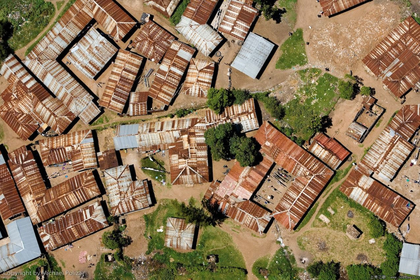
%> input picture 湍流/湍流谱下的图像增强/1.bmp, 420 x 280 px, shrunk from 1275 x 850 before the run
$ octave blur_deblur.m   (GNU Octave 9; MATLAB toolbox functions it lacks are replaced by stand-ins)
%> lines starting %> are read from the running program, lines starting %| are printed output that depends on the picture
clear all;close all;
Image_Input=imread('1.bmp');
%> Image_Input is the input picture: size 280x420x3 uint8; mean R, G, B 141.9, 118.8, 89.1
dims=ndims(Image_Input);                     %获取矩阵的维数
%> dims = 3
if dims==3
   Image_Gray=rgb2gray(Image_Input);
elseif dims~=2
    return;
end
[h,w]=size(Image_Gray);
%> h = 280; w = 420
xr=8;
xl=8;
yt=8;
yb=8;
width=w-xr-xl;
%> width = 404
height=h-yt-yb;
%> height = 264
Image_Cut=imcrop(Image_Gray,[xr,yt,width-1,height-1]);   %  切除黑边
figure(1);
imshow(Image_Cut,[]);
[Row,Column]=size(Image_Cut);
%> Row = 264; Column = 404
Image_FFT=fftshift(fft2(Image_Cut));
if rem(Row,2)==0
    for u=-Row/2:Row/2-1
        if rem(Column,2)==0
            for v=-Column/2:Column/2-1
                H(u+Row/2+1,v+Column/2+1)=exp(-0.001*(u^2+v^2)^(5/6));
            end
        else
            for v=-(Column-1)/2:(Column-1)/2
                H(u+Row/2+1,v+(Column-1)/2+1)=exp(-0.001*(u^2+v^2)^(5/6));
            end
        end
    end
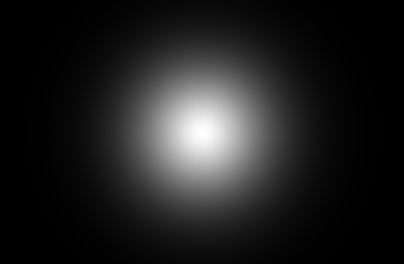
%> H: size 264x404 double; min 8.67e-05, max 1, mean 0.127
else
    for u=-(Row-1)/2:(Row-1)/2
        if rem(Column,2)==0
            for v=-Column/2:Column/2-1
                H(u+(Row-1)/2+1,v+Column/2+1)=exp(-0.001*(u^2+v^2)^(5/6));
            end
        else
            for v=-(Column-1)/2:(Column-1)/2
                H(u+(Row-1)/2+1,v+(Column-1)/2+1)=exp(-0.001*(u^2+v^2)^(5/6));
            end
        end
    end
end
Degeneration=Image_FFT.*H;
I=ifft2(ifftshift(Degeneration));
Image_Deg=0.5*(abs(real(I))+real(I));
Image_Deg=uint8(Image_Deg);
figure(2);
imshow(Image_Deg,[]);
Image_fft=fftshift(fft2(Image_Deg));    %傅里叶变换,平移
Image_abs=abs(Image_fft);    %求频谱
Image_norm=Image_abs/max(max(Image_abs));     %频谱归一化
Image_ln=log10(Image_norm);     %对数缩放处理
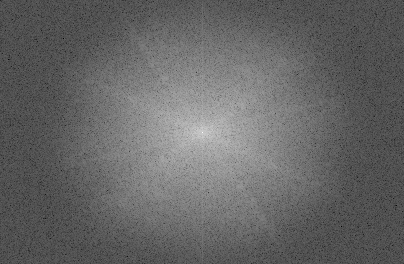
%> Image_ln: size 264x404 double; min -7.65, max 0, mean -4.58; drawn with min black and max white
%%%%%%%%%%%%%%%%%%%%%%%%%%%%%%%%%%%%%%%%%%%%%%%%%%%%%%%%%%%%%%%%%%%%%%%%%%
% [23 lines of commented-out code are left out]
if rem(Row,2)~=0         %获取水平中心处平频谱
    Image_array=Image_ln((Row+1)/2,1:end);
else
    Image_array=(Image_ln(Row/2,1:end)+Image_ln(Row/2+1,1:end))/2;
%> Image_array = 404 values, max -0.813 at index 203, min -5.71 at index 1, mean -4.01
end
if rem(Column,2)==0                            %使用中心零点对称坐标显示
    Data_X=-Column/2:Column/2-1;
%> Data_X = 404 values from -202 to 201
else
    Data_X=-(Column-1)/2:(Column-1)/2;
end
figure(3);
plot(Data_X,Image_array);
xlabel('离散频率')
ylabel('傅里叶频率归一化后取自然对数');
%> figure, not shown here; curve peaks at x = 0, y = -0.813
if rem(Column,2)==0
    Data_Y=Image_array(Column/2+1:end);
%> Data_Y = 202 values, max -0.813 at index 1, min -5.69 at index 179, mean -4
else
    Data_Y=Image_array((Column+1)/2:end);
end
figure(4);
semilogx(Data_Y,'b:*');
xlabel('离散频率的自然对数');
ylabel('傅里叶频率归一化后取自然对数');
hold on;
if rem(Column,2)==0
    k=1:Column/2;
%> k = 202 values from 1 to 202
else
    k=1:(Column+1)/2;
end
p=polyfit(log10(k),Data_Y,1);
%> p = [-2.52 0.733]
line=polyval(p,log10(k));
%> line = 202 values, max 0.733 at index 1, min -5.07 at index 202, mean -4
semilogx(line,'r:*');
%> figure, not shown here; curve peaks at x = 1, y = -0.813; curve peaks at x = 1, y = 0.733
hold off;
%%%%%%%%%%%%%%%%%%%%%%%%%%%%%%%%%%%%%%%%%%%%%%%%%%%%%%%%%%%%%%%%%%%%%
% 直接将双对数坐标下的拟合直线斜率设为1  重建清晰图像的频谱  并计算参数
slope=-1;      % 给定双对数最佳拟合曲线的斜率，为大量统计得到的经验值
focal_point=7;  % 表示清晰图像频谱与退化图像频谱在双对数坐标系的下焦点力原点的距离
% 假设清晰图像频谱在双对数坐标系下的直线方程为 Y=aX+b,a是斜率，b是截距（待求解）
% Y=ln(G(0,focal_point)),X=ln(foacl_point),b=Y-aX
a=slope;
if rem(Column,2)==0
    x_length=Column/2;
%> x_length = 202
    Y=Image_array(Column/2+focal_point);
%> Y = -1.92
    NewSpectrumHalf=zeros(1,Column/2);
else x_length=(Column-1)/2;
     Y=Image_array((Column+1)/2+focal_point);
     NewSpectrumHalf=zeros(1,(Column-1)/2);
end
X=log10(focal_point);
b=Y-slope*X;
%> b = -1.07
for i=1:x_length
    x_temp=log10(i);
    if i<focal_point
        if rem(Column,2)==0
            NewSpectrumHalf(i)=Image_array(Column/2+i);
        else NewSpectrumHalf(i)=Image_array((Column+1)/2+i);
        end
    else
        NewSpectrumHalf(i)=a*x_temp+b;
    end
end
%> after the loop, NewSpectrumHalf = 202 values, max -0.813 at index 1, min -3.38 at index 202, mean -2.95
New_spectrum_1=zeros(1,Column);
for i=1:Column
    if rem(Column,2)==0
        if i<=Column/2
            New_spectrum_1(i)=NewSpectrumHalf(1+Column/2-i);
        else
            New_spectrum_1(i)=NewSpectrumHalf(i-Column/2);
        end
    else
        if i<(Column+1)/2
            New_spectrum_1(i)=NewSpectrumHalf((1+Column)/2-i);
        elseif i==(Column+1)/2
            New_spectrum_1(i)=Image_array(i);
        else
            New_spectrum_1(i)=NewSpectrumHalf(i-(Column+1)/2);
        end
    end
end
%> after the loop, New_spectrum_1 = 404 values, max -0.813 at index 202, min -3.38 at index 1, mean -2.95
figure(5);
plot(Data_X,Image_array);
hold on;
plot(Data_X,New_spectrum_1,'r:*');
%> figure, not shown here; curve peaks at x = 0, y = -0.813; curve peaks at x = -1, y = -0.813
hold off;
Dvalue_1=Image_array-New_spectrum_1;
%> Dvalue_1 = 404 values, max 0.323 at index 221, min -2.36 at index 381, mean -1.05
figure(6);
plot(Data_X,Dvalue_1);
xlabel('离散频率');
ylabel('含参数的代数式');
%> figure, not shown here; curve peaks at x = 18, y = 0.323
scale=100;
Data_X_stract=[fix(Column/2)-scale:fix(Column/2)+scale]-fix(Column/2);
%> Data_X_stract = 201 values from -100 to 100
Dvalue_stract_1=Dvalue_1(Data_X_stract+fix(Column/2));
%> Dvalue_stract_1 = 201 values, max 0.323 at index 120, min -1.65 at index 193, mean -0.397
figure(7);
plot(Data_X_stract,Dvalue_stract_1);
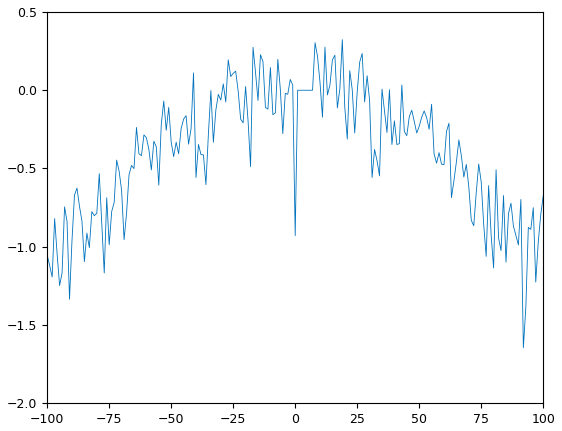
%> figure redrawn from the program's plot data; curve peaks at x = 19, y = 0.323
%%%%%%%%%%%%%%%%%%%%%%%%%%%%%%%%%%%%%%%%%%%%%%%%%%%%%%%%%%%%%%%%%%%%%%%
% 用直线重建清晰图像的频谱y=ax+b  并计算参数
Number1=10;
Number2=20;
Number3=5;                                                   % Number3用于修正直线的斜率
y1temp=Image_array(fix(Column/2)-Number1:fix(Column/2));
%> y1temp = [-1.97 -2.23 -2.17 -1.78 -1.91 -2.1 -1.85 -1.78 -1.74 -1.74 -1.74]
y_1=sum(y1temp)/(Number1+1);                                 % 注意这里的数据个数不要搞错了，是Number1+1个
%> y_1 = -1.91
x1=fix(Column/2)-Number3;
x11=fix(Column/2)+1+Number3;
y2temp=Image_array(1:Number2);
%> y2temp = 20 values, max -4.91 at index 5, min -5.71 at index 1, mean -5.22
y_2=sum(y2temp)/Number2+0.6;                                 % 若采用单张图像进行估计需要将末端整体上台一个1   因为退化前后末端的频谱不可能还是一样。
%> y_2 = -4.62
x2=1;
x22=Column;
coeff_a=(y_1-y_2)/(x1-x2);                     % 对称轴左边
%> coeff_a = 0.0138
coeff_b=((y_1+y_2)-coeff_a*(x1+x2))/2;
%> coeff_b = -4.63
coeff_c=(y_1-y_2)/(x11-x22);                   % 对称轴右边
%> coeff_c = -0.0138
coeff_d=((y_1+y_2)-coeff_a*(x11+x22))/2;
%> coeff_d = -7.49
for i=1:Column
    if i<=x1
         New_spectrum_2(i)=coeff_a*i+coeff_b;
    elseif i>x1 && i<x11
         New_spectrum_2(i)=Image_array(i);
    elseif i>=x11
         New_spectrum_2(i)=coeff_a*(Column-i)+coeff_b;
    end
end
%> after the loop, New_spectrum_2 = 404 values, max -0.813 at index 203, min -4.63 at index 404, mean -3.23
figure(8);
plot(Data_X,Image_array);
hold on;
plot(Data_X,New_spectrum_2,'r*');
xlabel('离散频率');
ylabel('图像频谱归一化的自然对数');
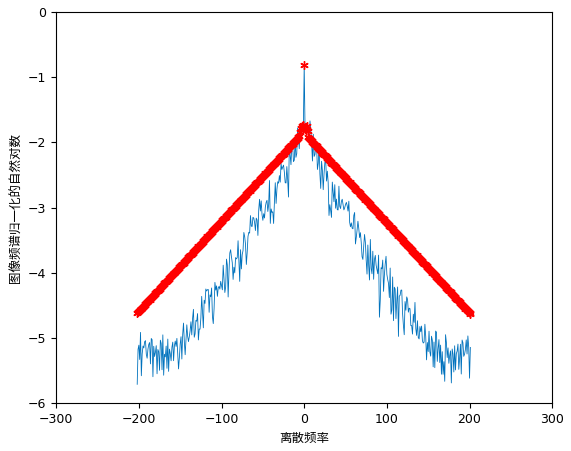
%> figure redrawn from the program's plot data; curve peaks at x = 0, y = -0.813
hold off
Dvalue_2=Image_array-New_spectrum_2;
%> Dvalue_2 = 404 values, max 0.28 at index 210, min -1.57 at index 294, mean -0.774
figure(9);
plot(Data_X,Dvalue_2);
xlabel('离散频率');
ylabel('含参数的代数式');
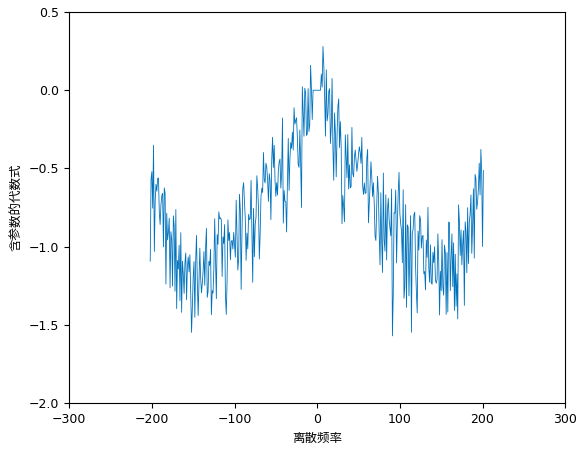
%> figure redrawn from the program's plot data; curve peaks at x = 7, y = 0.28
Dvalue_stract_2=Dvalue_2(Data_X_stract+fix(Column/2));
%> Dvalue_stract_2 = 201 values, max 0.28 at index 109, min -1.57 at index 193, mean -0.531
figure(10);
plot(Data_X_stract,Dvalue_stract_2);
%> figure, not shown here; curve peaks at x = 8, y = 0.28
%%%%%%%%%%%%%%%%%%%%%%%%%%%%%%%
% alpha=0.001;
alpha=0.000723 ;
belta=5/6;
Image_deblur=ones(Row,Column);
if rem(Row,2)==0
    for u=-Row/2:Row/2-1
        if rem(Column,2)==0
            for v=-Column/2:Column/2-1
                H_Estimate(u+Row/2+1,v+Column/2+1)=exp(-alpha*(u^2+v^2)^belta);
            end
        else
            for v=-(Column-1)/2:(Column-1)/2
                H_Estimate(u+Row/2+1,v+(Column-1)/2+1)=exp(-alpha*(u^2+v^2)^belta);
            end
        end
    end
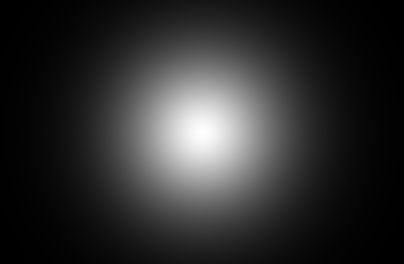
%> H_Estimate: size 264x404 double; min 0.00116, max 1, mean 0.183
else
    for u=-(Row-1)/2:(Row-1)/2
        if rem(Column,2)==0
            for v=-Column/2:Column/2-1
                H_Estimate(u+(Row-1)/2+1,v+Column/2+1)=exp(-alpha*(u^2+v^2)^belta);
            end
        else
            for v=-(Column-1)/2:(Column-1)/2
                H_Estimate(u+(Row-1)/2+1,v+(Column-1)/2+1)=exp(-alpha*(u^2+v^2)^belta);
            end
        end
    end
end
% [7 lines of commented-out code are left out]
%%%%%%%%%%%%%%%%%%%%%%%%%%%%%%%%%%%%%%%%%%%%%%%%%%%%%%%%%%%%%%%%%
h_estimate=real(ifft2(ifftshift(H_Estimate))); % 转化到空域上来
result=deconvwnr(Image_Deg,h_estimate,0.001);
result=ifftshift(result); % 对图像进行1、3象限对调，2、4象限对调
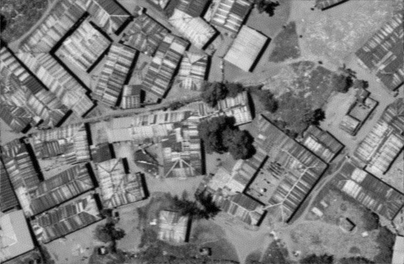
%> result: size 264x404 uint8; min 0, max 244, mean 123.8; mean of the top-left, top-right, bottom-left and bottom-right quarters 128.5, 127.3, 117.2, 122.2
figure(11);
imshow(result,[]);
title('维纳滤波复原图像');

$ run again, with 湍流/湍流谱下的图像增强/12.bmp copied over 湍流/湍流谱下的图像增强/1.bmp
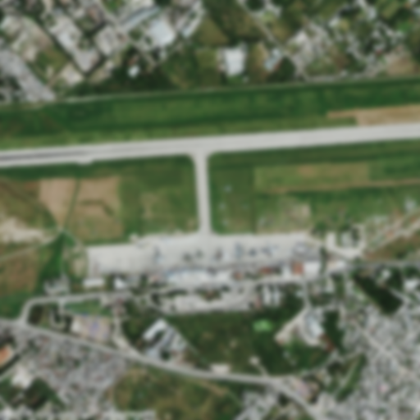
%> input picture 湍流/湍流谱下的图像增强/12.bmp, 420 x 420 px, shrunk from 512 x 512 before the run
%> Image_Input is the input picture: size 420x420x3 uint8; mean R, G, B 102.1, 112.6, 90.4
%> Image_array = 404 values, max -0.6 at index 203, min -5.94 at index 4, mean -4.39
%> Data_Y = 202 values, max -0.6 at index 1, min -5.7 at index 138, mean -4.38
%> p = [-2.45 0.212]
%> line = 202 values, max 0.212 at index 1, min -5.43 at index 202, mean -4.38
%> Y = -1.99
%> b = -1.14
%> after the loop `for i=1:x_length`: NewSpectrumHalf = 202 values, max -0.6 at index 1, min -3.45 at index 202, mean -3.03
%> after the loop `for i=1:Column`: New_spectrum_1 = 404 values, max -0.6 at index 202, min -3.45 at index 1, mean -3.03
%> Dvalue_1 = 404 values, max 0.383 at index 199, min -2.49 at index 4, mean -1.36
%> Dvalue_stract_1 = 201 values, max 0.383 at index 98, min -1.76 at index 2, mean -0.848
%> y1temp = [-2.22 -2.32 -2.24 -2.02 -2.44 -2.12 -2.13 -1.7 -2.19 -2 -1.56]
%> y_1 = -2.09
%> y2temp = 20 values, max -4.92 at index 7, min -5.94 at index 4, mean -5.26
%> y_2 = -4.66
%> coeff_a = 0.0131
%> coeff_b = -4.67
%> coeff_c = -0.0131
%> coeff_d = -7.39
%> after the loop `for i=1:Column`: New_spectrum_2 = 404 values, max -0.6 at index 203, min -4.67 at index 404, mean -3.34
%> Dvalue_2 = 404 values, max 0.204 at index 211, min -1.97 at index 331, mean -1.05
%> `ylabel('含参数的代数式');`:
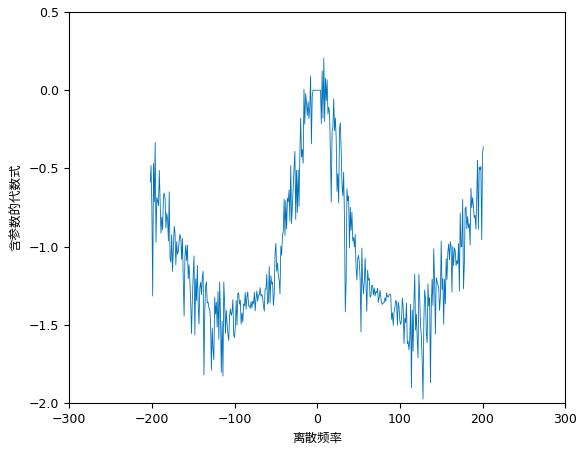
%> figure redrawn from the program's plot data; curve peaks at x = 8, y = 0.204
%> Dvalue_stract_2 = 201 values, max 0.204 at index 110, min -1.58 at index 2, mean -0.916
%> `result=deconvwnr(Image_Deg,h_estimate,0.001);`:
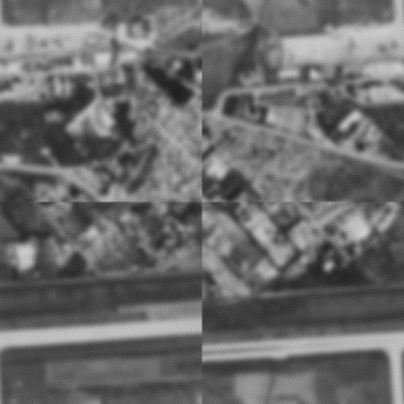
%> result: size 404x404 uint8; min 27, max 209, mean 106.8
